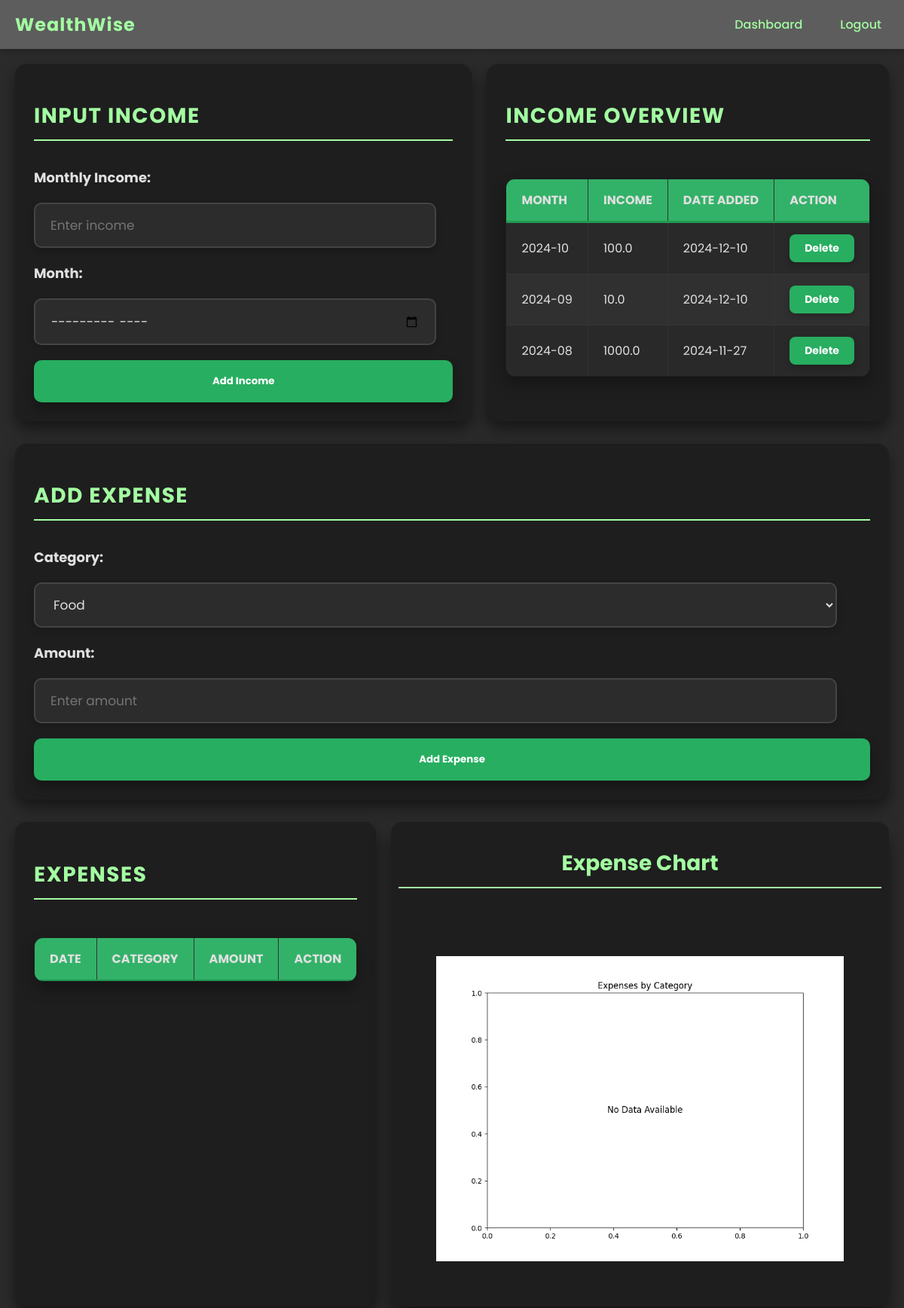
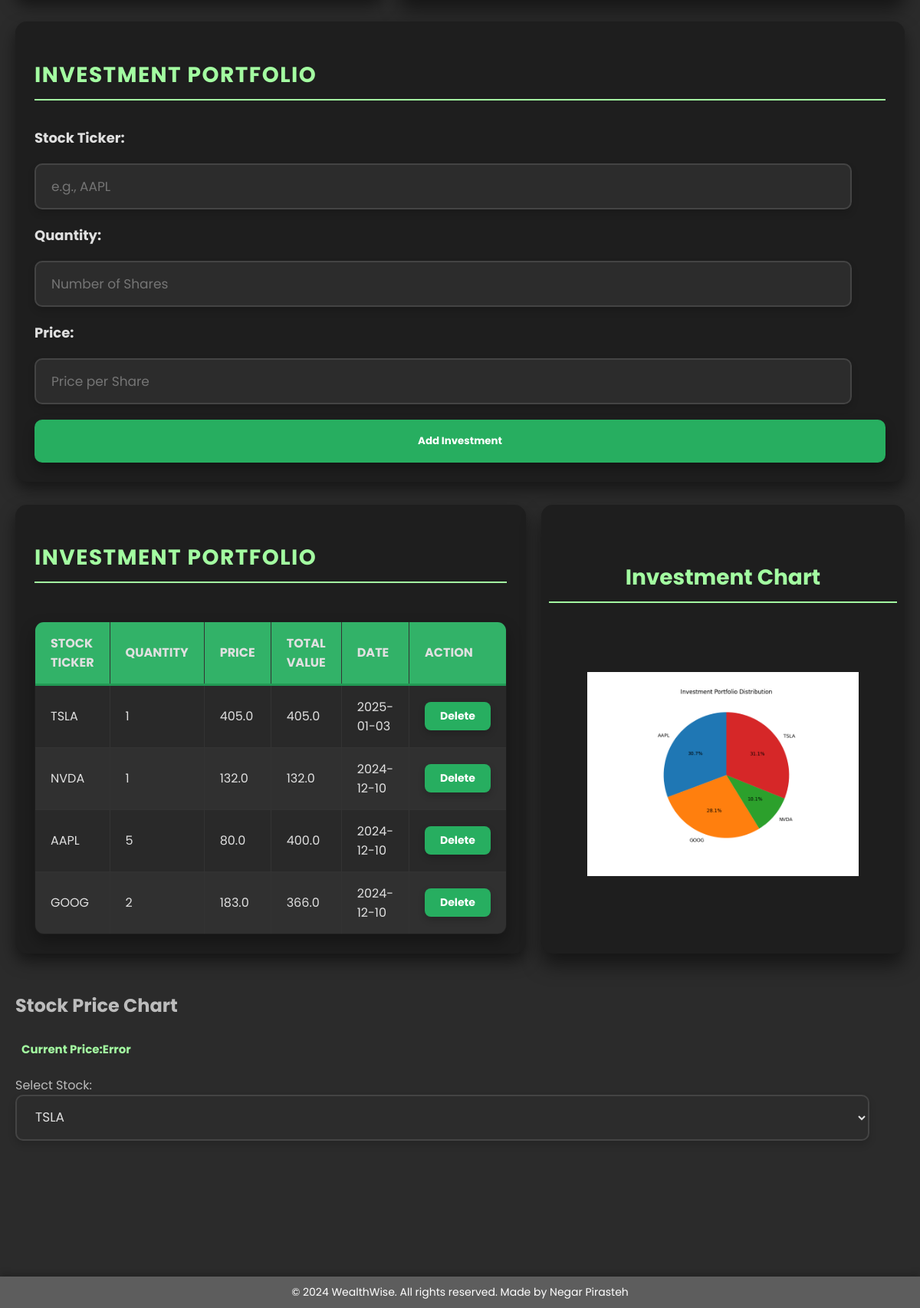
The app's page /dashboard (signed in) with its own data (2 pictures, top to bottom).
### tables this page shows
CREATE TABLE income (
                            id INTEGER PRIMARY KEY AUTOINCREMENT,
                            user_id INTEGER NOT NULL,
                            monthly_income REAL NOT NULL,
                            month TEXT NOT NULL,
                            date TIMESTAMP DEFAULT CURRENT_TIMESTAMP,
                            FOREIGN KEY(user_id) REFERENCES users(id)
                          );

CREATE TABLE investments (
                            id INTEGER PRIMARY KEY AUTOINCREMENT,
                            user_id INTEGER NOT NULL,
                            ticker TEXT NOT NULL,
                            quantity INTEGER NOT NULL,
                            price REAL NOT NULL,
                            total REAL NOT NULL,
                            date TIMESTAMP DEFAULT CURRENT_TIMESTAMP,
                            FOREIGN KEY(user_id) REFERENCES users(id)
                          );

### app.py (the view)
@app.route('/dashboard')
@login_required
def dashboard():
    user_id = current_user.id
    with sqlite3.connect('finance_tracker.db') as conn:
        cursor = conn.cursor()
        cursor.execute("""
            SELECT id, strftime('%Y-%m-%d', date) as date, category, amount
            FROM expenses
            WHERE user_id = ?
            ORDER BY date DESC
        """, (user_id,))
        expenses = cursor.fetchall()
        cursor.execute("""
            SELECT id, ticker, quantity, price, total, strftime('%Y-%m-%d', date) as date
            FROM investments
            WHERE user_id = ?
            ORDER BY date DESC
        """, (user_id,))
        investments = cursor.fetchall()
        cursor.execute("""
            SELECT id, monthly_income, month, strftime('%Y-%m-%d', date) as date
            FROM income
            WHERE user_id = ?
            ORDER BY date DESC
        """, (user_id,))
        income = cursor.fetchall()
        expense_chart_base64 = generate_expense_chart_base64(user_id)
        investment_chart_base64 = generate_investment_chart_base64(user_id)
    return render_template(
        'dashboard.html',
        expenses=expenses,
        investments=investments,
        income=income,
        expense_chart=expense_chart_base64,
        investment_chart=investment_chart_base64
    )

### app.py (called while the page is built)
@login_manager.user_loader
def load_user(user_id):
    with sqlite3.connect('finance_tracker.db') as conn:
        cursor = conn.cursor()
        cursor.execute("SELECT id, username FROM users WHERE id = ?", (user_id,))
        user = cursor.fetchone()
        if user:
            return User(user[0], user[1])
        return None

def generate_expense_chart_base64(user_id):
    with sqlite3.connect('finance_tracker.db') as conn:
        df = pd.read_sql_query(
            "SELECT category, SUM(amount) as total FROM expenses WHERE user_id = ? GROUP BY category", conn,
            params=(user_id,))
    plt.figure(figsize=(8, 6))
    if not df.empty:
        plt.bar(df['category'], df['total'], color='#A3FDA1')
        plt.title('Expenses by Category')
        plt.xlabel('Category')
        plt.ylabel('Total Expense')
    else:
        plt.text(0.5, 0.5, 'No Data Available', horizontalalignment='center', verticalalignment='center', fontsize=12)
        plt.title('Expenses by Category')
    img = io.BytesIO()
    plt.savefig(img, format='png')
    img.seek(0)
    base64_image = base64.b64encode(img.getvalue()).decode('utf-8')
    plt.close()
    return base64_image

def generate_investment_chart_base64(user_id):
    with sqlite3.connect('finance_tracker.db') as conn:
        df = pd.read_sql_query(
            "SELECT ticker, SUM(total) as total_value FROM investments WHERE user_id = ? GROUP BY ticker", conn,
            params=(user_id,))
    plt.figure(figsize=(8, 6))
    if not df.empty:
        plt.pie(df['total_value'], labels=df['ticker'], autopct='%1.1f%%', startangle=90)
        plt.title('Investment Portfolio Distribution')
    else:
        plt.text(0.5, 0.5, 'No Data Available', horizontalalignment='center', verticalalignment='center', fontsize=12)
        plt.title('Investment Portfolio Distribution')
    img = io.BytesIO()
    plt.savefig(img, format='png')
    img.seek(0)
    base64_image = base64.b64encode(img.getvalue()).decode('utf-8')
    plt.close()
    return base64_image

### templates/dashboard.html (shortened to what this page needs)
{% extends "base.html" %}
{% block content %}
<div class="dashboard">
    <div class="section-wrapper" id="income-section">
        <div class="row">
            <div class="card income-input">
                <h2>Input Income</h2>
                <form method="POST" action="/add-income#income-section">
                    <label for="income">Monthly Income:</label>
                    <input type="number" id="income" name="income" placeholder="Enter income" required>
                    <label for="month">Month:</label>
                    <input type="month" id="month" name="month" required>
                    <button type="submit">Add Income</button>
                </form>
            </div>
            <div class="card income-table">
                <h2>Income Overview</h2>
                <table>
                    <thead>
                        <tr>
                            <th>Month</th>
                            <th>Income</th>
                            <th>Date Added</th>
                            <th>Action</th>
                        </tr>
                    </thead>
                    <tbody>
                        {% for entry in income %}
                        <tr>
                            <td>{{ entry[2] }}</td>
                            <td>{{ entry[1] }}</td>
                            <td>{{ entry[3] }}</td>
                            <td>
                                <form method="POST" action="{{ url_for('delete_income', income_id=entry[0]) }}#income-section">
                                    <button type="submit">Delete</button>
                                </form>
                            </td>
                        </tr>
                        {% endfor %}
                    </tbody>
                </table>
            </div>
        </div>
        <div class="row full-width" id="expense-section">
            <div class="card expense-input">
                <h2>Add Expense</h2>
                <form method="POST" action="/add-expense#expense-section">
                    <label for="category">Category:</label>
                    <select id="category" name="category" required>
                        <option value="Food">Food</option>
                    </select>
                    <label for="amount">Amount:</label>
                    <input type="number" id="amount" name="amount" placeholder="Enter amount" required>
                    <button type="submit">Add Expense</button>
                </form>
            </div>
        </div>
        <div class="row">
            <div class="card expense-table">
                <h2>Expenses</h2>
                <table>
                    <thead>
                        <tr>
                            <th>Date</th>
                            <th>Category</th>
                            <th>Amount</th>
                            <th>Action</th>
                        </tr>
                    </thead>
                </table>
            </div>
            <div class="chart-card expense-chart">
                <h2>Expense Chart</h2>
                <img alt="Expense Chart">
            </div>
        </div>
        <div class="row full-width" id="investment-section">
            <div class="card investment-input">
                <h2>Investment Portfolio</h2>
                <form method="POST" action="/add-investment#investment-section">
                    <label for="ticker">Stock Ticker:</label>
                    <input type="text" id="ticker" name="ticker" placeholder="e.g., AAPL" required>
                    <label for="quantity">Quantity:</label>
                    <input type="number" id="quantity" name="quantity" placeholder="Number of Shares" required>
                    <label for="price">Price:</label>
                    <input type="number" id="price" name="price" placeholder="Price per Share" required>
                    <button type="submit">Add Investment</button>
                </form>
            </div>
        </div>
        <div class="row">
            <div class="card investment-table">
                <h2>Investment Portfolio</h2>
                <table>
                    <thead>
                        <tr>
                            <th>Stock Ticker</th>
                            <th>Quantity</th>
                            <th>Price</th>
                            <th>Total Value</th>
                            <th>Date</th>
                            <th>Action</th>
                        </tr>
                    </thead>
                    <tbody>
                        {% for investment in investments %}
                        <tr>
                            <td>{{ investment[1] }}</td>
                            <td>{{ investment[2] }}</td>
                            <td>{{ investment[3] }}</td>
                            <td>{{ investment[4] }}</td>
                            <td>{{ investment[5] }}</td>
                            <td>
                                <form method="POST" action="{{ url_for('delete_investment', investment_id=investment[0]) }}#investment-section">
                                    <button type="submit">Delete</button>
                                </form>
                            </td>
                        </tr>
                        {% endfor %}
                    </tbody>
                </table>
            </div>
            <div class="chart-card investment-chart">
                 <h2>Investment Chart</h2>
                 <img alt="Investment Chart">
            </div>
        </div>
        <div class="card stock-chart">
            <h2>Stock Price Chart</h2>
            <p id="stock-price-display">Current Price: <span id="stock-price">-</span></p>
            <label for="stock-selector">Select Stock:</label>
            <select id="stock-selector">
                {% for investment in investments %}
                <option value="{{ investment[1] }}">{{ investment[1] }}</option>
                {% endfor %}
            </select>
            <canvas id="stockPriceChart" width="300" height="150"></canvas>
        </div>
    </div>
</div>
{% endblock %}

### templates/base.html (shortened to what this page needs)
<!DOCTYPE html>
<html lang="en">
<head>
    <link rel="stylesheet" href="{{ url_for('static', filename='style.css') }}">
</head>
<body>
    <header>
        <div class="navbar">
            <h1 class="navbar-title">
                <a href="{{ url_for('welcome') }}" class="navbar-title-link">WealthWise</a>
            </h1>
            <nav>
                <ul class="navbar-links">
                    {% if current_user.is_authenticated %}
                        <li><a href="{{ url_for('dashboard') }}">Dashboard</a></li>
                        <li><a href="{{ url_for('logout') }}">Logout</a></li>
                    {% else %}
                        <li><a href="{{ url_for('login') }}">Login</a></li>
                        <li><a href="{{ url_for('signup') }}">Sign Up</a></li>
                    {% endif %}
                </ul>
            </nav>
        </div>
    </header>
    <main>
        {% block content %}{% endblock %}
    </main>
    <footer>
        <p>&copy; 2024 WealthWise. All rights reserved. Made by Negar Pirasteh</p>
    </footer>
</body>
</html>

### records on screen
income: month "2024-10", monthly_income "100.0", date "2024-12-10"
income: month "2024-09", monthly_income "10.0", date "2024-12-10"
income: month "2024-08", monthly_income "1000.0", date "2024-11-27"
investments: ticker "TSLA", quantity "1", price "405.0", total "405.0", date "2025-01-03"
investments: ticker "NVDA", quantity "1", price "132.0", total "132.0", date "2024-12-10"
investments: ticker "AAPL", quantity "5", price "80.0", total "400.0", date "2024-12-10"
investments: ticker "GOOG", quantity "2", price "183.0", total "366.0", date "2024-12-10"

### other values on screen
form field value "TSLA"
